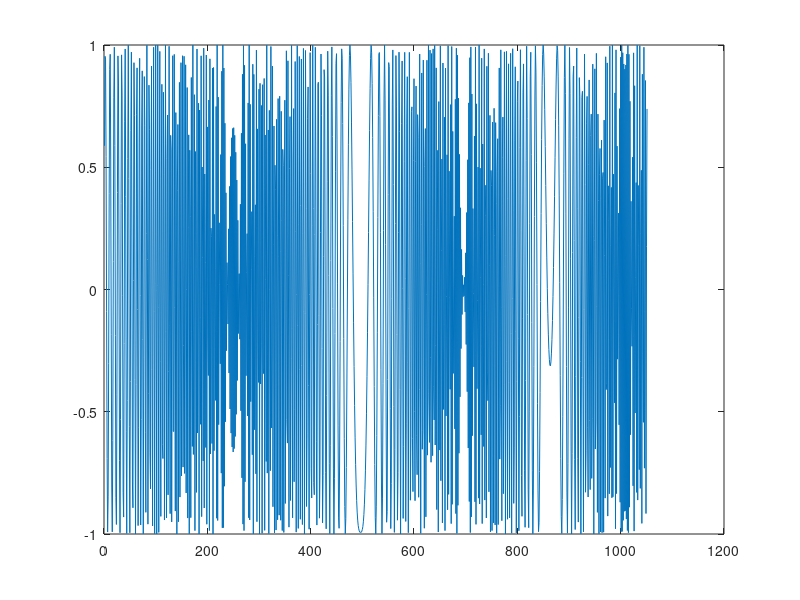
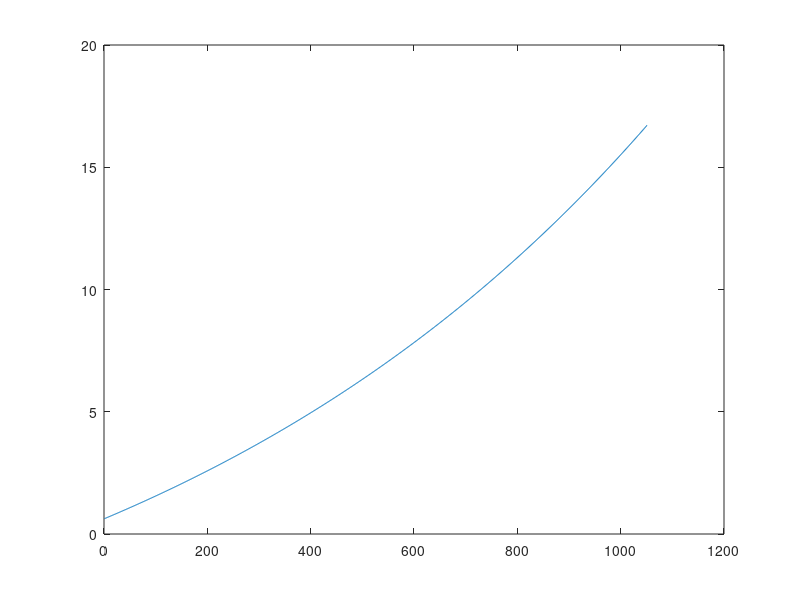
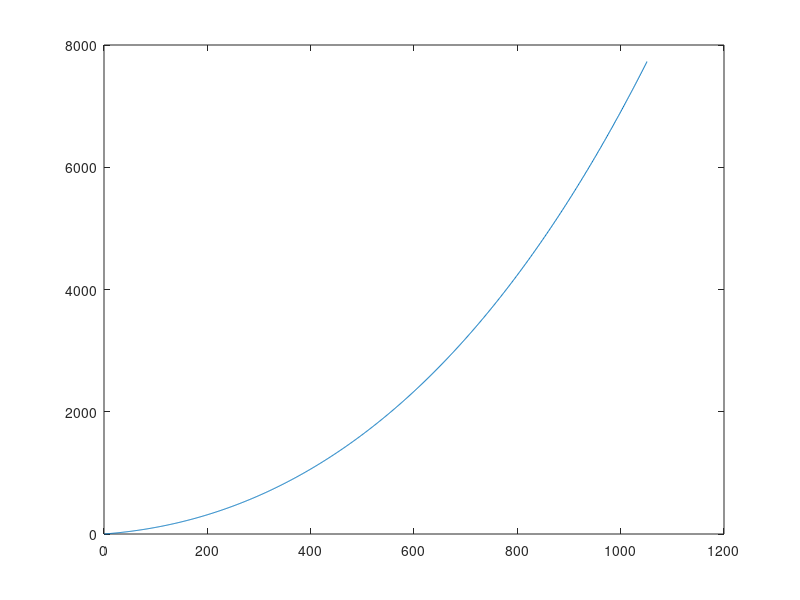

Reproduce these figures in MATLAB, in order.
clear all;
close all;
clc;


dt=1/35;

%% start with 1hz for 5 seconds
init = 1;

% min and max freq 
fmin = 0.1;
fmax = 15 %% signal amplitude

% amplitude must be chosen such that its not high enough to cause
% saturation and not low enough to encounter dead zones
T = 30;
a = 1;
t = 0:dt:T;
w_min = fmin*2*pi;
w_max = fmax*2*pi;
C1 = 4;
C2 = 0.0187;

C1 = 1;
C2 = 0.1;
K = C2*(exp(C1*t/T)-1);

w = w_min + K*(w_max-w_min);
th = cumsum(w);

y = a* sin(th); 

figure()
plot(y);

figure()
plot(w)


figure()
plot(th)